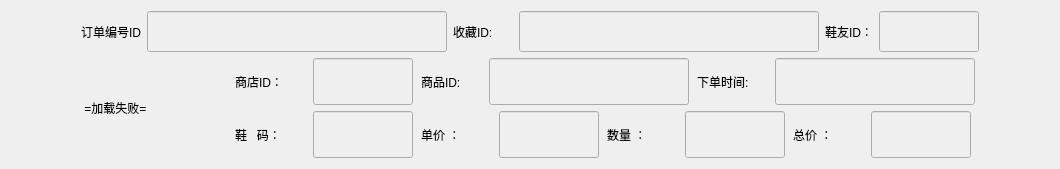
<?xml version="1.0" encoding="UTF-8"?>
<ui version="4.0">
 <class>TraderTranscItem</class>
 <widget class="QWidget" name="TraderTranscItem">
  <property name="geometry">
   <rect>
    <x>0</x>
    <y>0</y>
    <width>1060</width>
    <height>169</height>
   </rect>
  </property>
  <property name="minimumSize">
   <size>
    <width>1060</width>
    <height>0</height>
   </size>
  </property>
  <property name="maximumSize">
   <size>
    <width>1060</width>
    <height>16777215</height>
   </size>
  </property>
  <property name="windowTitle">
   <string>Form</string>
  </property>
  <layout class="QGridLayout" name="gridLayout_2">
   <item row="0" column="0">
    <layout class="QGridLayout" name="gridLayout">
     <item row="0" column="0" colspan="2">
      <layout class="QHBoxLayout" name="horizontalLayout">
       <item>
        <widget class="QLabel" name="label_10">
         <property name="minimumSize">
          <size>
           <width>60</width>
           <height>0</height>
          </size>
         </property>
         <property name="maximumSize">
          <size>
           <width>60</width>
           <height>16777215</height>
          </size>
         </property>
         <property name="text">
          <string>订单编号ID:</string>
         </property>
        </widget>
       </item>
       <item>
        <widget class="QLineEdit" name="le_transactionid">
         <property name="enabled">
          <bool>false</bool>
         </property>
         <property name="sizePolicy">
          <sizepolicy hsizetype="Preferred" vsizetype="Preferred">
           <horstretch>0</horstretch>
           <verstretch>0</verstretch>
          </sizepolicy>
         </property>
         <property name="minimumSize">
          <size>
           <width>300</width>
           <height>30</height>
          </size>
         </property>
         <property name="maximumSize">
          <size>
           <width>200</width>
           <height>16777215</height>
          </size>
         </property>
         <property name="text">
          <string/>
         </property>
         <property name="alignment">
          <set>Qt::AlignLeading|Qt::AlignLeft|Qt::AlignVCenter</set>
         </property>
        </widget>
       </item>
       <item>
        <widget class="QLabel" name="label_8">
         <property name="minimumSize">
          <size>
           <width>60</width>
           <height>0</height>
          </size>
         </property>
         <property name="maximumSize">
          <size>
           <width>60</width>
           <height>16777215</height>
          </size>
         </property>
         <property name="text">
          <string>收藏ID:</string>
         </property>
        </widget>
       </item>
       <item>
        <widget class="QLineEdit" name="le_troellyid">
         <property name="enabled">
          <bool>false</bool>
         </property>
         <property name="sizePolicy">
          <sizepolicy hsizetype="Preferred" vsizetype="Preferred">
           <horstretch>0</horstretch>
           <verstretch>0</verstretch>
          </sizepolicy>
         </property>
         <property name="minimumSize">
          <size>
           <width>300</width>
           <height>30</height>
          </size>
         </property>
         <property name="maximumSize">
          <size>
           <width>200</width>
           <height>16777215</height>
          </size>
         </property>
         <property name="text">
          <string/>
         </property>
         <property name="alignment">
          <set>Qt::AlignLeading|Qt::AlignLeft|Qt::AlignVCenter</set>
         </property>
        </widget>
       </item>
       <item>
        <widget class="QLabel" name="label_11">
         <property name="maximumSize">
          <size>
           <width>70</width>
           <height>16777215</height>
          </size>
         </property>
         <property name="text">
          <string>鞋友ID：</string>
         </property>
        </widget>
       </item>
       <item>
        <widget class="QLineEdit" name="le_fansID">
         <property name="enabled">
          <bool>false</bool>
         </property>
         <property name="sizePolicy">
          <sizepolicy hsizetype="Expanding" vsizetype="Preferred">
           <horstretch>0</horstretch>
           <verstretch>0</verstretch>
          </sizepolicy>
         </property>
         <property name="minimumSize">
          <size>
           <width>100</width>
           <height>30</height>
          </size>
         </property>
         <property name="maximumSize">
          <size>
           <width>100</width>
           <height>16777215</height>
          </size>
         </property>
         <property name="text">
          <string/>
         </property>
         <property name="alignment">
          <set>Qt::AlignCenter</set>
         </property>
        </widget>
       </item>
      </layout>
     </item>
     <item row="1" column="1">
      <layout class="QHBoxLayout" name="horizontalLayout_2">
       <item>
        <widget class="QLabel" name="label_7">
         <property name="enabled">
          <bool>true</bool>
         </property>
         <property name="maximumSize">
          <size>
           <width>70</width>
           <height>16777215</height>
          </size>
         </property>
         <property name="text">
          <string>商店ID：</string>
         </property>
        </widget>
       </item>
       <item>
        <widget class="QLineEdit" name="le_storeID">
         <property name="enabled">
          <bool>false</bool>
         </property>
         <property name="sizePolicy">
          <sizepolicy hsizetype="Expanding" vsizetype="Preferred">
           <horstretch>0</horstretch>
           <verstretch>0</verstretch>
          </sizepolicy>
         </property>
         <property name="minimumSize">
          <size>
           <width>100</width>
           <height>30</height>
          </size>
         </property>
         <property name="maximumSize">
          <size>
           <width>100</width>
           <height>16777215</height>
          </size>
         </property>
         <property name="text">
          <string/>
         </property>
         <property name="alignment">
          <set>Qt::AlignCenter</set>
         </property>
        </widget>
       </item>
       <item>
        <widget class="QLabel" name="label_2">
         <property name="minimumSize">
          <size>
           <width>60</width>
           <height>0</height>
          </size>
         </property>
         <property name="maximumSize">
          <size>
           <width>60</width>
           <height>16777215</height>
          </size>
         </property>
         <property name="text">
          <string>商品ID:</string>
         </property>
        </widget>
       </item>
       <item>
        <widget class="QLineEdit" name="le_id">
         <property name="enabled">
          <bool>false</bool>
         </property>
         <property name="sizePolicy">
          <sizepolicy hsizetype="Preferred" vsizetype="Preferred">
           <horstretch>0</horstretch>
           <verstretch>0</verstretch>
          </sizepolicy>
         </property>
         <property name="minimumSize">
          <size>
           <width>200</width>
           <height>30</height>
          </size>
         </property>
         <property name="maximumSize">
          <size>
           <width>200</width>
           <height>16777215</height>
          </size>
         </property>
         <property name="text">
          <string/>
         </property>
         <property name="alignment">
          <set>Qt::AlignLeading|Qt::AlignLeft|Qt::AlignVCenter</set>
         </property>
        </widget>
       </item>
       <item>
        <widget class="QLabel" name="label_9">
         <property name="minimumSize">
          <size>
           <width>70</width>
           <height>0</height>
          </size>
         </property>
         <property name="maximumSize">
          <size>
           <width>60</width>
           <height>16777215</height>
          </size>
         </property>
         <property name="text">
          <string>下单时间:</string>
         </property>
        </widget>
       </item>
       <item>
        <widget class="QLineEdit" name="le_ordertime">
         <property name="enabled">
          <bool>false</bool>
         </property>
         <property name="sizePolicy">
          <sizepolicy hsizetype="Preferred" vsizetype="Preferred">
           <horstretch>0</horstretch>
           <verstretch>0</verstretch>
          </sizepolicy>
         </property>
         <property name="minimumSize">
          <size>
           <width>200</width>
           <height>30</height>
          </size>
         </property>
         <property name="maximumSize">
          <size>
           <width>200</width>
           <height>16777215</height>
          </size>
         </property>
         <property name="text">
          <string/>
         </property>
         <property name="alignment">
          <set>Qt::AlignLeading|Qt::AlignLeft|Qt::AlignVCenter</set>
         </property>
        </widget>
       </item>
      </layout>
     </item>
     <item row="2" column="1">
      <layout class="QHBoxLayout" name="horizontalLayout_3">
       <item>
        <widget class="QLabel" name="label_6">
         <property name="maximumSize">
          <size>
           <width>70</width>
           <height>16777215</height>
          </size>
         </property>
         <property name="text">
          <string>鞋   码：</string>
         </property>
        </widget>
       </item>
       <item>
        <widget class="QLineEdit" name="le_merchsize">
         <property name="enabled">
          <bool>false</bool>
         </property>
         <property name="sizePolicy">
          <sizepolicy hsizetype="Expanding" vsizetype="Preferred">
           <horstretch>0</horstretch>
           <verstretch>0</verstretch>
          </sizepolicy>
         </property>
         <property name="minimumSize">
          <size>
           <width>100</width>
           <height>30</height>
          </size>
         </property>
         <property name="maximumSize">
          <size>
           <width>100</width>
           <height>16777215</height>
          </size>
         </property>
         <property name="text">
          <string/>
         </property>
         <property name="alignment">
          <set>Qt::AlignCenter</set>
         </property>
        </widget>
       </item>
       <item>
        <widget class="QLabel" name="label_3">
         <property name="minimumSize">
          <size>
           <width>70</width>
           <height>0</height>
          </size>
         </property>
         <property name="maximumSize">
          <size>
           <width>70</width>
           <height>16777215</height>
          </size>
         </property>
         <property name="text">
          <string>单价 ：</string>
         </property>
        </widget>
       </item>
       <item>
        <widget class="QLineEdit" name="le_price">
         <property name="enabled">
          <bool>false</bool>
         </property>
         <property name="sizePolicy">
          <sizepolicy hsizetype="Expanding" vsizetype="Preferred">
           <horstretch>0</horstretch>
           <verstretch>0</verstretch>
          </sizepolicy>
         </property>
         <property name="minimumSize">
          <size>
           <width>100</width>
           <height>30</height>
          </size>
         </property>
         <property name="maximumSize">
          <size>
           <width>100</width>
           <height>16777215</height>
          </size>
         </property>
         <property name="text">
          <string/>
         </property>
         <property name="alignment">
          <set>Qt::AlignCenter</set>
         </property>
        </widget>
       </item>
       <item>
        <widget class="QLabel" name="label_4">
         <property name="minimumSize">
          <size>
           <width>70</width>
           <height>0</height>
          </size>
         </property>
         <property name="maximumSize">
          <size>
           <width>70</width>
           <height>16777215</height>
          </size>
         </property>
         <property name="text">
          <string>数量 ：</string>
         </property>
        </widget>
       </item>
       <item>
        <widget class="QLineEdit" name="le_num">
         <property name="enabled">
          <bool>false</bool>
         </property>
         <property name="sizePolicy">
          <sizepolicy hsizetype="Expanding" vsizetype="Preferred">
           <horstretch>0</horstretch>
           <verstretch>0</verstretch>
          </sizepolicy>
         </property>
         <property name="minimumSize">
          <size>
           <width>100</width>
           <height>30</height>
          </size>
         </property>
         <property name="maximumSize">
          <size>
           <width>100</width>
           <height>16777215</height>
          </size>
         </property>
         <property name="text">
          <string/>
         </property>
         <property name="alignment">
          <set>Qt::AlignCenter</set>
         </property>
        </widget>
       </item>
       <item>
        <widget class="QLabel" name="label_5">
         <property name="minimumSize">
          <size>
           <width>70</width>
           <height>0</height>
          </size>
         </property>
         <property name="maximumSize">
          <size>
           <width>70</width>
           <height>16777215</height>
          </size>
         </property>
         <property name="text">
          <string>总价 ：</string>
         </property>
        </widget>
       </item>
       <item>
        <widget class="QLineEdit" name="le_num_2">
         <property name="enabled">
          <bool>false</bool>
         </property>
         <property name="sizePolicy">
          <sizepolicy hsizetype="Expanding" vsizetype="Preferred">
           <horstretch>0</horstretch>
           <verstretch>0</verstretch>
          </sizepolicy>
         </property>
         <property name="minimumSize">
          <size>
           <width>100</width>
           <height>30</height>
          </size>
         </property>
         <property name="maximumSize">
          <size>
           <width>100</width>
           <height>16777215</height>
          </size>
         </property>
         <property name="text">
          <string/>
         </property>
         <property name="alignment">
          <set>Qt::AlignCenter</set>
         </property>
        </widget>
       </item>
      </layout>
     </item>
     <item row="1" column="0" rowspan="2">
      <widget class="QLabel" name="lb_photo">
       <property name="sizePolicy">
        <sizepolicy hsizetype="Expanding" vsizetype="Preferred">
         <horstretch>0</horstretch>
         <verstretch>0</verstretch>
        </sizepolicy>
       </property>
       <property name="minimumSize">
        <size>
         <width>100</width>
         <height>100</height>
        </size>
       </property>
       <property name="maximumSize">
        <size>
         <width>100</width>
         <height>100</height>
        </size>
       </property>
       <property name="text">
        <string> =加载失败=</string>
       </property>
      </widget>
     </item>
    </layout>
   </item>
  </layout>
 </widget>
 <resources/>
 <connections/>
</ui>
